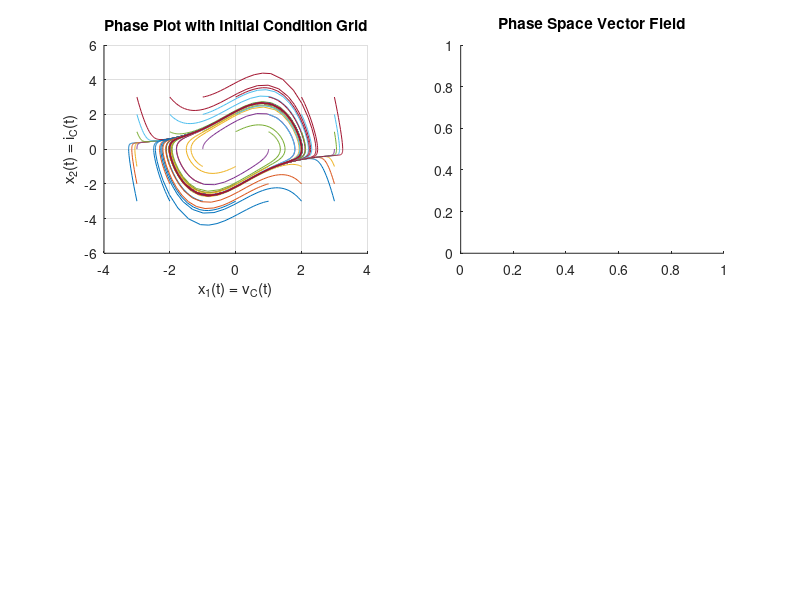

This chart was generated by the following MATLAB code: (Note: this script raises an error after producing the figure.)
clc, clear, close all;  % Clear command window, workspace, and close all figures

% The circuit we're analyzing is a modified Van Der Pol oscillator system:
% 
%     _________________________
%    |       |       |         |
%    |       |       |         |
%    |       |       |         |
%    |       (      (|)      _____ 
%   (-)       )      |       _____
%    |       (       |         |
%    |       |       |         | 
%    |       |     |_\/_|      |
%    |_______|_______|_________|
%
% Where:
% x1(t) = VC(t) (capacitor voltage)
% x2(t) = iC(t) (circuit current)
% The system equations are:
% d/dt x1(t) = x2(t)
% d/dt x2(t) = (1/c)(alpha - 3*beta*x1(t)^2)*x2(t) - (1/L)*x1(t)

% System parameters
alpha = 1;      % Nonlinear damping coefficient
beta = 1/3;     % Nonlinearity parameter (set to 1/3 to simplify)
C = 1;          % Capacitance (Farads)
L = 1;          % Inductance (Henries)

% Define the system of differential equations
% Input: t - time, x - state vector [x1; x2]
% Output: dxdt - derivative of state vector
vdp = @(t,x) [x(2);                           % First equation: dx1/dt = x2
             (1/C)*(alpha - 3*beta*x(1)^2)*x(2) - (1/L)*x(1)]; % Second equation

% Time span for simulation (from 0 to 20 seconds)
t_span = [0 30];

% Initial condition ranges for x1 and x2
x1_0_vals = -3:1:3;  % Initial voltage values from -3 to 3 in steps of 1
x2_0_vals = -3:1:3;  % Initial current values from -3 to 3 in steps of 1

% Create a figure window (positioned at [100,100] with size 1400x600 pixels)
figure("Position", [100,100, 1000,800]);
hold on;  % Allow multiple plots on the same axes

% Configure plot appearance
title("Van Der Pol Oscillator Trajectories");
xlabel("x_1(t) = v_C(t) (Voltage)");
ylabel("x_2(t) = i_C(t) (Current)");
grid on;

% Loop through all initial conditions and plot trajectories
for x1_0 = x1_0_vals
    for x2_0 = x2_0_vals
        % Solve the ODE for this initial condition using ode45
        [~, X] = ode45(vdp, t_span, [x1_0, x2_0]);
        
        % Plot the phase portrait (x1 vs x2) in the first subplot
        subplot(2, 2, 1);
        hold on;
        plot(X(:,1), X(:,2));  % Plot trajectory in phase space
        title("Phase Plot with Initial Condition Grid");
        xlabel("x_1(t) = v_C(t)");
        ylabel("x_2(t) = i_C(t)");
        grid on;
    end
end

% Create a second subplot for the vector field
subplot(2, 2, 2);
title("Phase Space Vector Field");

% Create a grid for the vector field (same dimensions as initial conditions)
[x1_grid, x2_grid] = meshgrid(-3:0.5:3, -3:0.5:3);  % Finer grid for smoother arrows

% Calculate derivatives at each grid point
u = x2_grid;  % dx1/dt = x2 (current)
v = (1/C)*(alpha - 3*beta*x1_grid.^2).*x2_grid - (1/L)*x1_grid;  % dx2/dt

% Plot the vector field using streamslice (shows both direction and magnitude)
streamslice(x1_grid, x2_grid, u, v);
xlabel("x_1(t) = v_C(t)");
ylabel("x_2(t) = i_C(t)");
grid on;

% Time evolution of state variables from x1(0) = 0.01, x2(0) = 0
initial_condition = [0.01; 0]; % [x1(0); x2(0)]
[T, X] = ode45(vdp, t_span, initial_condition);

% Create a new figure for the time evolution
subplot(2,2,3);
hold on;

% Plot x1(t) vs time
plot(T, X(:,1), "color", [0.4 0.4 0.4], "LineWidth", 1.5, "DisplayName", "x_1(t) = v_C(t)");

% Plot x2(t) vs time
plot(T, X(:,2), "color", [0 0.5 0.5], "LineWidth", 1.5, "DisplayName", "x_2(t) (Current)");

% Configure plot appearance
title("Time Evolution of State Variables");
xlabel("Time (s)");
ylabel("State Variables");
legend("show", "Orientation","vertical","Location","southwest");
legend("boxoff");
grid on;
hold off;
